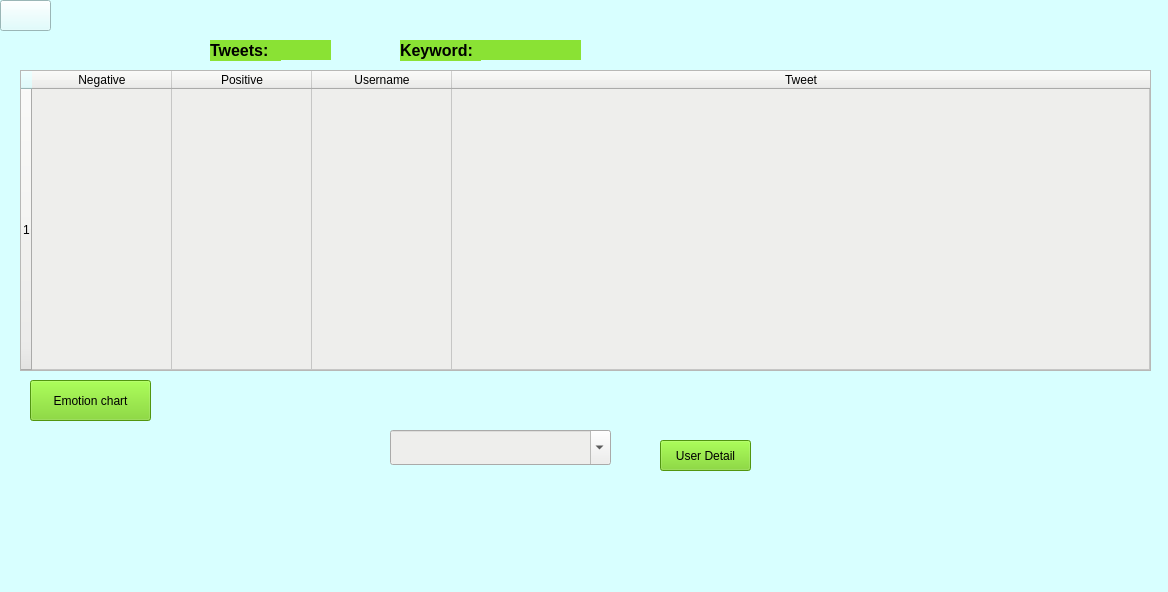
<?xml version="1.0" encoding="UTF-8"?>
<ui version="4.0">
 <class>MainWindow</class>
 <widget class="QWidget" name="MainWindow">
  <property name="geometry">
   <rect>
    <x>0</x>
    <y>0</y>
    <width>1168</width>
    <height>592</height>
   </rect>
  </property>
  <property name="windowTitle">
   <string>GolSan2D</string>
  </property>
  <property name="styleSheet">
   <string notr="true">background-color: rgb(216, 255, 255);</string>
  </property>
  <widget class="QLabel" name="label_2">
   <property name="geometry">
    <rect>
     <x>400</x>
     <y>40</y>
     <width>81</width>
     <height>21</height>
    </rect>
   </property>
   <property name="font">
    <font>
     <pointsize>12</pointsize>
     <weight>75</weight>
     <bold>true</bold>
    </font>
   </property>
   <property name="styleSheet">
    <string notr="true">background-color: rgb(138, 226, 52);</string>
   </property>
   <property name="text">
    <string>Keyword:</string>
   </property>
  </widget>
  <widget class="QTableWidget" name="result">
   <property name="geometry">
    <rect>
     <x>20</x>
     <y>70</y>
     <width>1131</width>
     <height>301</height>
    </rect>
   </property>
   <property name="sizePolicy">
    <sizepolicy hsizetype="Expanding" vsizetype="Expanding">
     <horstretch>0</horstretch>
     <verstretch>0</verstretch>
    </sizepolicy>
   </property>
   <property name="tabletTracking">
    <bool>false</bool>
   </property>
   <property name="autoFillBackground">
    <bool>false</bool>
   </property>
   <property name="styleSheet">
    <string notr="true">background-color: rgb(238, 238, 236);</string>
   </property>
   <property name="sizeAdjustPolicy">
    <enum>QAbstractScrollArea::AdjustToContents</enum>
   </property>
   <property name="autoScroll">
    <bool>true</bool>
   </property>
   <property name="dragEnabled">
    <bool>false</bool>
   </property>
   <property name="alternatingRowColors">
    <bool>false</bool>
   </property>
   <property name="iconSize">
    <size>
     <width>0</width>
     <height>0</height>
    </size>
   </property>
   <property name="gridStyle">
    <enum>Qt::SolidLine</enum>
   </property>
   <property name="wordWrap">
    <bool>true</bool>
   </property>
   <property name="cornerButtonEnabled">
    <bool>true</bool>
   </property>
   <property name="rowCount">
    <number>1</number>
   </property>
   <property name="columnCount">
    <number>4</number>
   </property>
   <attribute name="horizontalHeaderVisible">
    <bool>true</bool>
   </attribute>
   <attribute name="horizontalHeaderCascadingSectionResizes">
    <bool>true</bool>
   </attribute>
   <attribute name="horizontalHeaderMinimumSectionSize">
    <number>57</number>
   </attribute>
   <attribute name="horizontalHeaderDefaultSectionSize">
    <number>140</number>
   </attribute>
   <attribute name="horizontalHeaderHighlightSections">
    <bool>true</bool>
   </attribute>
   <attribute name="horizontalHeaderShowSortIndicator" stdset="0">
    <bool>true</bool>
   </attribute>
   <attribute name="horizontalHeaderStretchLastSection">
    <bool>true</bool>
   </attribute>
   <attribute name="verticalHeaderVisible">
    <bool>true</bool>
   </attribute>
   <attribute name="verticalHeaderCascadingSectionResizes">
    <bool>false</bool>
   </attribute>
   <attribute name="verticalHeaderMinimumSectionSize">
    <number>21</number>
   </attribute>
   <attribute name="verticalHeaderHighlightSections">
    <bool>true</bool>
   </attribute>
   <attribute name="verticalHeaderShowSortIndicator" stdset="0">
    <bool>false</bool>
   </attribute>
   <attribute name="verticalHeaderStretchLastSection">
    <bool>true</bool>
   </attribute>
   <row/>
   <column>
    <property name="text">
     <string>Negative</string>
    </property>
   </column>
   <column>
    <property name="text">
     <string>Positive</string>
    </property>
   </column>
   <column>
    <property name="text">
     <string>Username</string>
    </property>
   </column>
   <column>
    <property name="text">
     <string>Tweet</string>
    </property>
   </column>
   <item row="0" column="3">
    <property name="text">
     <string/>
    </property>
   </item>
  </widget>
  <widget class="QLabel" name="tweet_count">
   <property name="geometry">
    <rect>
     <x>280</x>
     <y>40</y>
     <width>51</width>
     <height>20</height>
    </rect>
   </property>
   <property name="font">
    <font>
     <pointsize>12</pointsize>
     <weight>75</weight>
     <italic>true</italic>
     <bold>true</bold>
    </font>
   </property>
   <property name="styleSheet">
    <string notr="true">background-color: rgb(138, 226, 52);</string>
   </property>
   <property name="text">
    <string/>
   </property>
  </widget>
  <widget class="QComboBox" name="username">
   <property name="geometry">
    <rect>
     <x>390</x>
     <y>430</y>
     <width>221</width>
     <height>35</height>
    </rect>
   </property>
   <property name="styleSheet">
    <string notr="true">background-color: rgb(238, 238, 236);</string>
   </property>
   <property name="editable">
    <bool>true</bool>
   </property>
   <property name="currentText">
    <string/>
   </property>
   <property name="currentIndex">
    <number>-1</number>
   </property>
  </widget>
  <widget class="QLabel" name="label">
   <property name="geometry">
    <rect>
     <x>210</x>
     <y>40</y>
     <width>71</width>
     <height>21</height>
    </rect>
   </property>
   <property name="font">
    <font>
     <pointsize>12</pointsize>
     <weight>75</weight>
     <bold>true</bold>
    </font>
   </property>
   <property name="styleSheet">
    <string notr="true">background-color: rgb(138, 226, 52);</string>
   </property>
   <property name="text">
    <string>Tweets: </string>
   </property>
  </widget>
  <widget class="QPushButton" name="user_detail">
   <property name="geometry">
    <rect>
     <x>660</x>
     <y>440</y>
     <width>91</width>
     <height>31</height>
    </rect>
   </property>
   <property name="styleSheet">
    <string notr="true">background-color: rgb(115, 210, 22);</string>
   </property>
   <property name="text">
    <string>User Detail</string>
   </property>
  </widget>
  <widget class="QPushButton" name="back_arrow">
   <property name="geometry">
    <rect>
     <x>0</x>
     <y>0</y>
     <width>51</width>
     <height>31</height>
    </rect>
   </property>
   <property name="styleSheet">
    <string notr="true"/>
   </property>
   <property name="text">
    <string/>
   </property>
   <property name="icon">
    <iconset>
     <normaloff>../image/back_arrow.png</normaloff>../image/back_arrow.png</iconset>
   </property>
   <property name="iconSize">
    <size>
     <width>50</width>
     <height>50</height>
    </size>
   </property>
   <property name="autoDefault">
    <bool>false</bool>
   </property>
   <property name="default">
    <bool>false</bool>
   </property>
   <property name="flat">
    <bool>false</bool>
   </property>
  </widget>
  <widget class="QLabel" name="keyword">
   <property name="geometry">
    <rect>
     <x>480</x>
     <y>40</y>
     <width>101</width>
     <height>20</height>
    </rect>
   </property>
   <property name="font">
    <font>
     <pointsize>12</pointsize>
     <weight>75</weight>
     <italic>true</italic>
     <bold>true</bold>
    </font>
   </property>
   <property name="styleSheet">
    <string notr="true">background-color: rgb(138, 226, 52);</string>
   </property>
   <property name="text">
    <string/>
   </property>
  </widget>
  <widget class="QPushButton" name="chart">
   <property name="geometry">
    <rect>
     <x>30</x>
     <y>380</y>
     <width>121</width>
     <height>41</height>
    </rect>
   </property>
   <property name="styleSheet">
    <string notr="true">background-color: rgb(115, 210, 22);</string>
   </property>
   <property name="text">
    <string>Emotion chart</string>
   </property>
  </widget>
  <widget class="QLabel" name="main_icon_2">
   <property name="geometry">
    <rect>
     <x>470</x>
     <y>480</y>
     <width>261</width>
     <height>141</height>
    </rect>
   </property>
   <property name="locale">
    <locale language="English" country="UnitedStates"/>
   </property>
   <property name="text">
    <string/>
   </property>
   <property name="pixmap">
    <pixmap>../image/Hust_Logo.png</pixmap>
   </property>
   <property name="scaledContents">
    <bool>true</bool>
   </property>
  </widget>
 </widget>
 <resources/>
 <connections/>
</ui>
